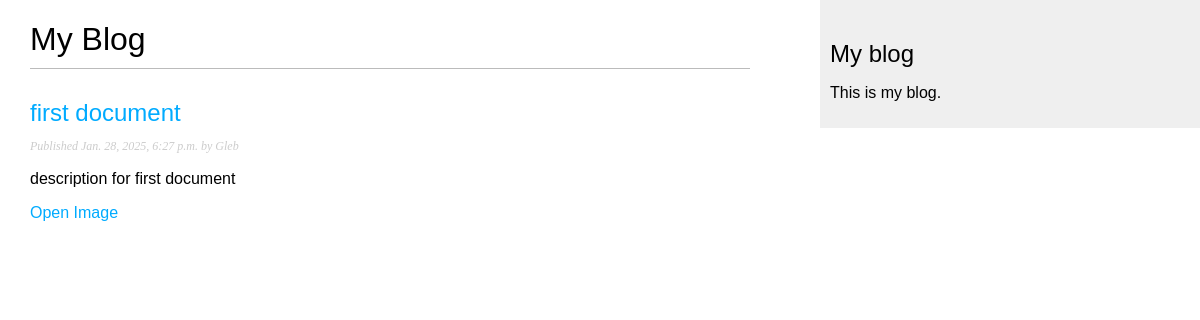
Before: /TD/ with the older database file.
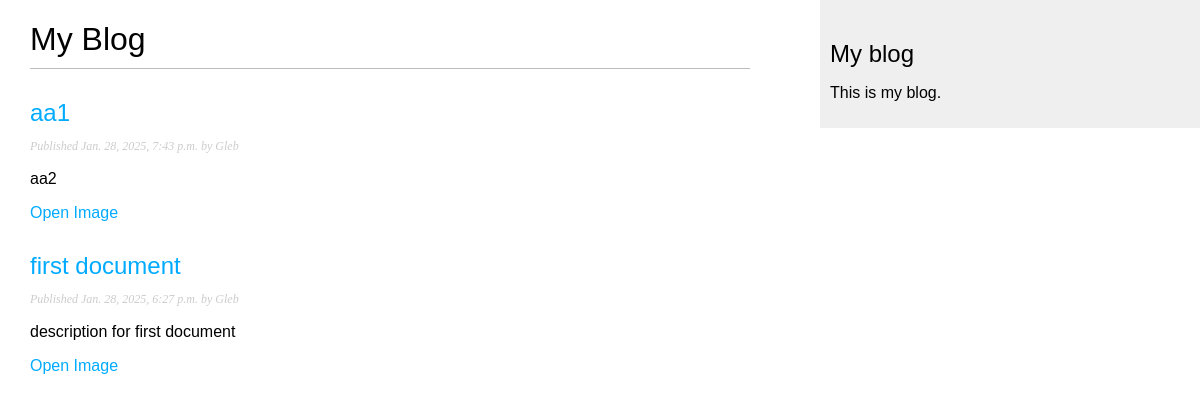
After: the same page with the newer database file.
### blog/models.py (models this page shows, shortened)
class TurnoverDocument(models.Model):
    objects = models.Manager()
    published = PublishedManager()
    UnderReview = UnderReviewManager()
    Approved = ApprovedManager()
    Rejected = RejectedManager()
    class Status(models.TextChoices):
        DRAFT = ('DF', 'Draft')
        UnderReview = ('UR', 'UnderReview')
        Approved = ('A', 'Approved')
        Rejected = ('R', 'Rejected')
        PUBLISHED = ('PB', 'Published')
    title = models.CharField(max_length=255)
    description = models.TextField(blank=True, null=True)
    created_at = models.DateTimeField(auto_now_add=True)
    updated_at = models.DateTimeField(auto_now=True)
    auther = models.ForeignKey(settings.AUTH_USER_MODEL, on_delete=models.CASCADE, related_name='document_post')
    department = models.CharField(max_length=255) #?????????
    publish = models.DateTimeField(default=timezone.now)
    document_type = models.ForeignKey(document_types, on_delete=models.CASCADE)
    document_file = models.FileField(upload_to='turnover_documents/')
    slug = models.SlugField(max_length=250)
    status = models.CharField(
        max_length=2,
        choices=Status,
        default=Status.DRAFT
    )
    class Meta:
        ordering = ['-publish']
        indexes = [models.Index(fields=['-publish'])]

### blog/views.py (the view)
# urls.py: path('', views.TD_list, name='TD_list'),
def TD_list(request):
    all_documents = TD.all()
    return render(request, 'blog/TD/list.html', {'all_documents': all_documents})

### blog/models.py (called while the page is built)
    def get_queryset(self):
        return(
            super().get_queryset().filter(status=TurnoverDocument.Status.PUBLISHED)
        )

### templates/blog/TD/list.html (shortened to what this page needs)
{% extends "blog/base.html" %}
{% load static %}
{% block content %}
  <h1>My Blog</h1>
  {% for post in all_documents %}
    <h2>
        <a href="{% url 'TD:TD_detail' post.id %}">
        {{ post.title }}
        </a>
    </h2>
    <p class="date">
      Published {{ post.publish }} by {{ post.auther }}
    </p>
    {{ post.description|truncatewords:30|linebreaks }}
     <a href="{% static 'images/app.cvmaker.com.ua_.png' %}" target="_blank">
            Open Image
     </a>
  {% endfor %}
{% endblock %}

### templates/blog/base.html (shortened to what this page needs)
{% load static %}
<!DOCTYPE html>
<html>
<head>
  <link href="{% static "css/blog.css" %}" rel="stylesheet">
</head>
<body>
<div id="content">
    {% block content %}
    {% endblock %}
  </div>
  <div id="sidebar">
    <h2>My blog</h2>
    <p>This is my blog.</p>
  </div>
</body>
</html>

### blog/static/css/blog.css (style rules this page uses)
body { margin:0; padding:0; font-family:helvetica, sans-serif; }
a { color:#00abff; text-decoration:none; }
h1 { font-weight:normal; border-bottom:1px solid #bbb; padding:0 0 10px 0; }
h2 { font-weight:normal; margin:30px 0 0; }
#content { float:left; width:60%; padding:0 0 0 30px; }
#sidebar { float:right; width:30%; padding:10px; background:#efefef; height:100%; }
p.date { color:#ccc; font-family: georgia, serif; font-size: 12px; font-style: italic; }

Changed rows visible on the page:
now on this page (row edited): TurnoverDocument: title "aa1", publish "Jan. 28, 2025, 7:43 p.m.", auther "Gleb", description "aa2"
